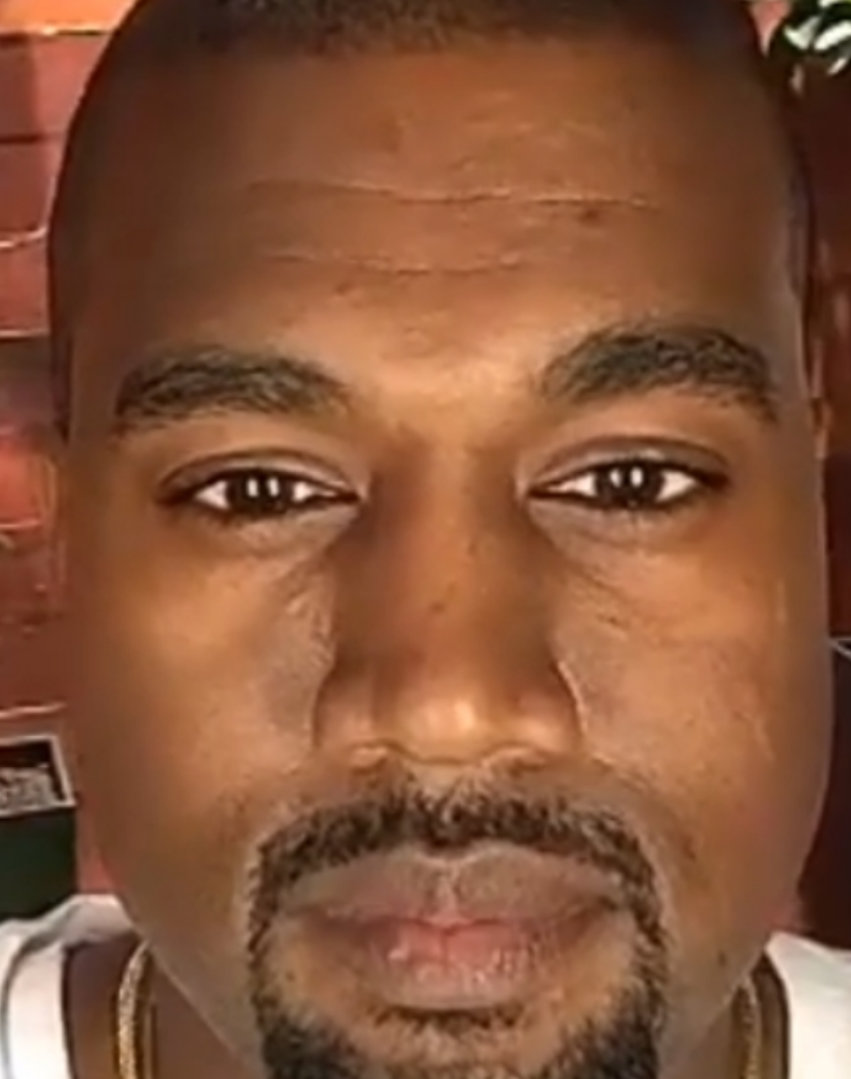
#> input picture Rostros/Rostro 02.png, 851 x 1079 px, found by its file name
$ python Codigo.py
#> lines starting #> are read from the running program, lines starting #| are printed output that depends on the picture; after the words box and inside, x2 and y2 are one past the last pixel; in counts of white or black regions, pixels touching at a corner belong together
import os
import sys
import urllib.request
import cv2

BASE = os.path.dirname(os.path.abspath(__file__))
RUTA_DE_IMAGEN = os.path.join(BASE, sys.argv[1] if len(sys.argv) > 1 else "rostro 02.png")

URL_YUNET = ("https://media.githubusercontent.com/media/opencv/opencv_zoo/main/"
             "models/face_detection_yunet/face_detection_yunet_2023mar.onnx")
RUTA_YUNET = os.path.join(BASE, "face_detection_yunet_2023mar.onnx")


def detectar_rostros(gray):
    """Devuelve la lista de (x, y, w, h)"""
    if hasattr(cv2, "CascadeClassifier"):
        cascada = os.path.join(
            cv2.data.haarcascades,
            "haarcascade_frontalface_default.xml"
        )
        clasificador = cv2.CascadeClassifier(cascada)

        if not clasificador.empty():
            return [(x, y, w, h)
                    for (x, y, w, h) in clasificador.detectMultiScale(
                        gray, 1.3, 5
                    )]

        print("Aviso: no se encontro la cascada de Haar, se usara YuNet.")

    if not os.path.exists(RUTA_YUNET):
        print("Descargando el modelo YuNet (solo si es descargado por primera vez)...")
        urllib.request.urlretrieve(URL_YUNET, RUTA_YUNET)

    detector = cv2.FaceDetectorYN.create(
        RUTA_YUNET, "",
        (gray.shape[1], gray.shape[0]),
        (0.6, 0.3, 5000)
    )

    faces = detector.detect(gray)[1]

    if faces is None:
        return []

    return [(int(f[0]), int(f[1]), int(f[2]), int(f[3])) for f in faces]


img = cv2.imread(RUTA_DE_IMAGEN)
#> img is the input picture: shape (1079, 851, 3); mean B, G, R 57.7, 84.5, 133.4

if img is None:
    print(f"Error: no se pudo cargar la imagen '{RUTA_DE_IMAGEN}'.")
else:
    gray = cv2.cvtColor(img, cv2.COLOR_BGR2GRAY)
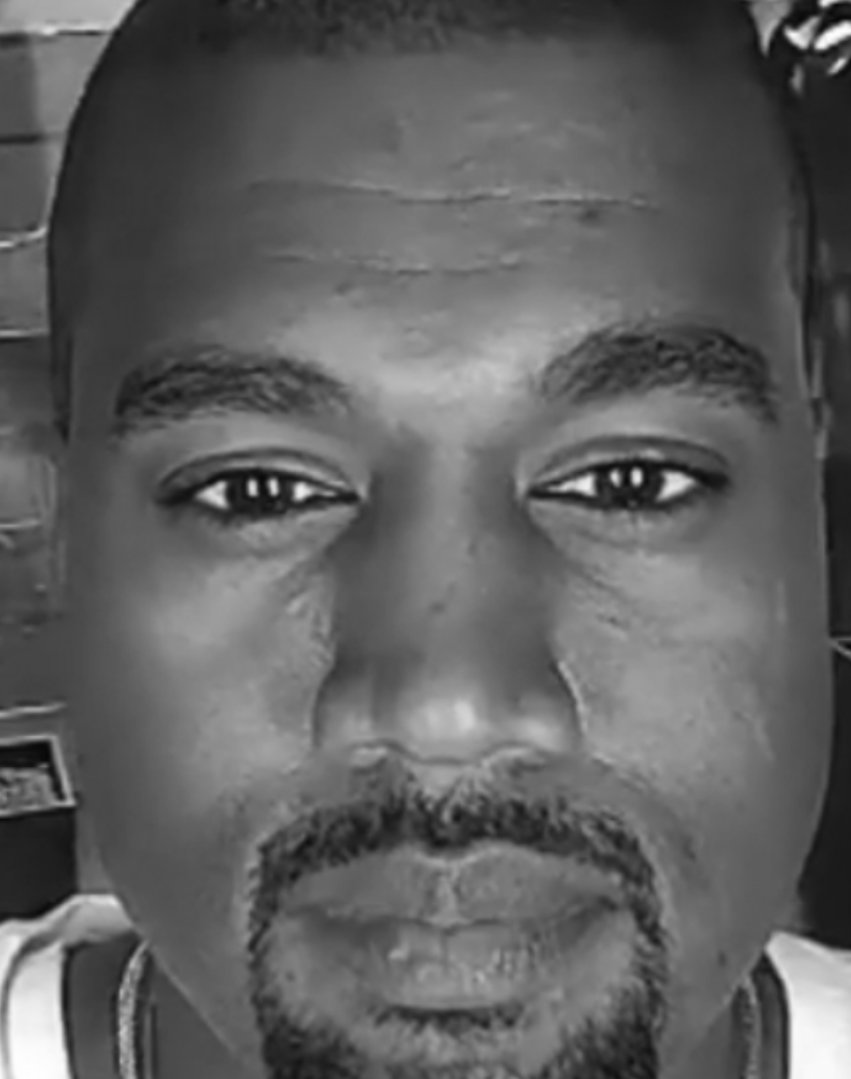
#> gray: shape (1079, 851); min 7, max 255, mean 96.1
    rostros = detectar_rostros(gray)
#> rostros = [(285, 594, 55, 55)]

    for (x, y, w, h) in rostros:
        cv2.rectangle(img, (x, y), (x + w, y + h), (255, 0, 0), 2)
#> this loop made 1 pass
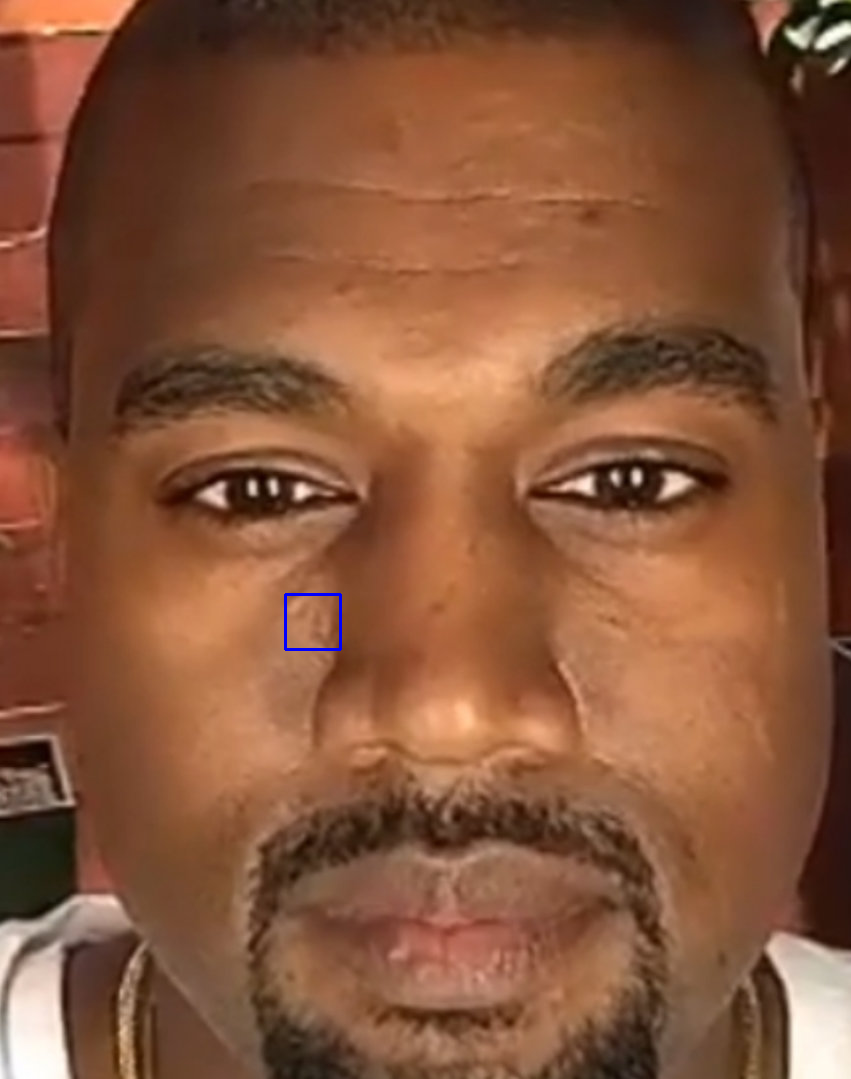
#> img: shape (1079, 851, 3); 0.07% of pixels changed, all inside (x1, y1, x2, y2) = (284, 593, 342, 651)

    print(f"Rostros detectados: {len(rostros)}")
#| Rostros detectados: 1

    cv2.imshow("Deteccion de rostros", img)
    cv2.waitKey(0)
    cv2.destroyAllWindows()

$ run again, with Rostros/Rostro 01.png copied over Rostros/Rostro 02.png
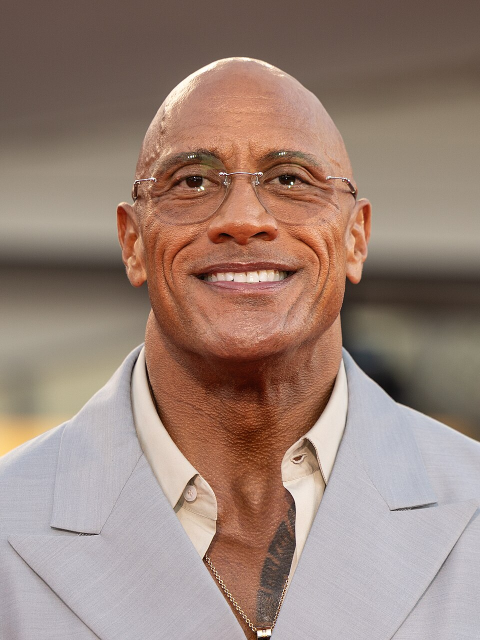
#> input picture Rostros/Rostro 01.png, 960 x 1280 px, found by its file name (shown at 1/2 size)
#> img is the input picture: shape (1280, 960, 3); mean B, G, R 120.3, 131.4, 154.8
#> `gray = cv2.cvtColor(img, cv2.COLOR_BGR2GRAY)`:
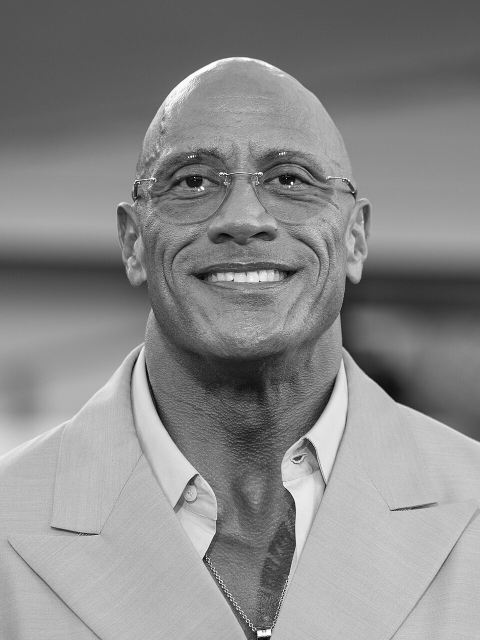
#> gray: shape (1280, 960) (shown at 1/2 size); min 1, max 255, mean 137.2
#> rostros = [(228, 155, 509, 509)]
#> the loop `for (x, y, w, h) in rostros:` made 1 pass
#> after the loop `for (x, y, w, h) in rostros:`:
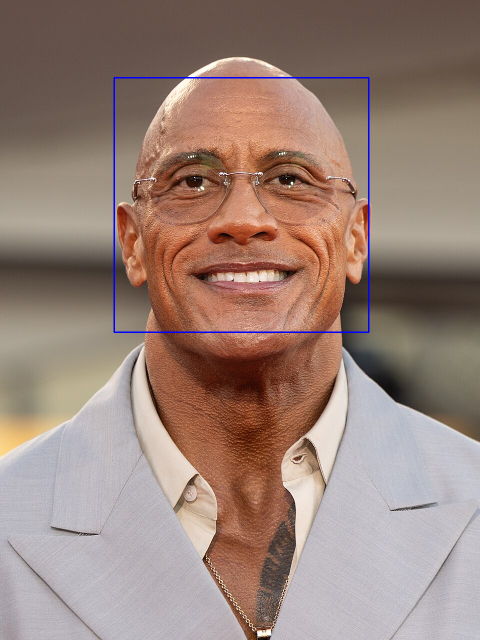
#> img: shape (1280, 960, 3) (shown at 1/2 size); 0.5% of pixels changed, all inside (x1, y1, x2, y2) = (227, 154, 739, 666)
#| Rostros detectados: 1

$ run again, with Rostros/Rostro 03.png copied over Rostros/Rostro 02.png
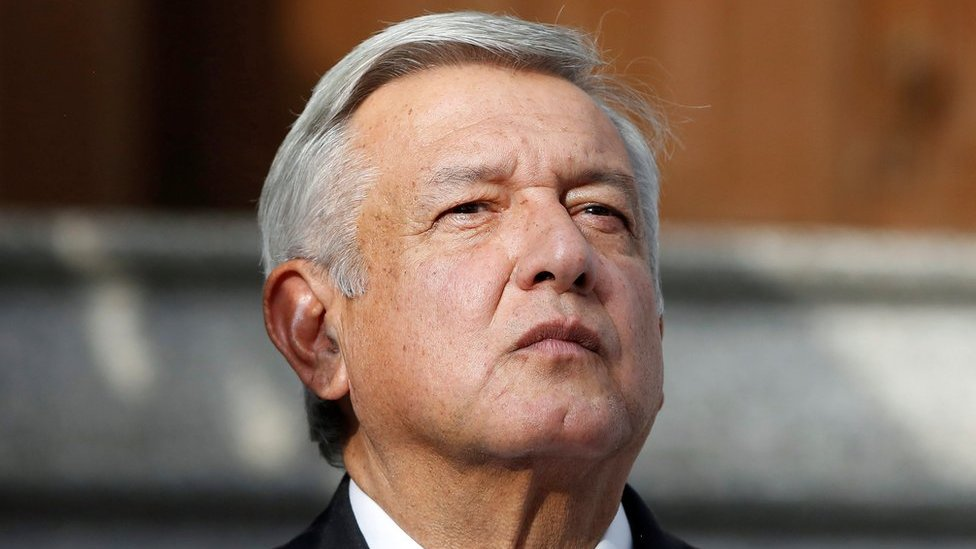
#> input picture Rostros/Rostro 03.png, 976 x 549 px, found by its file name
#> img is the input picture: shape (549, 976, 3); mean B, G, R 87.6, 101.5, 123.8
#> `gray = cv2.cvtColor(img, cv2.COLOR_BGR2GRAY)`:
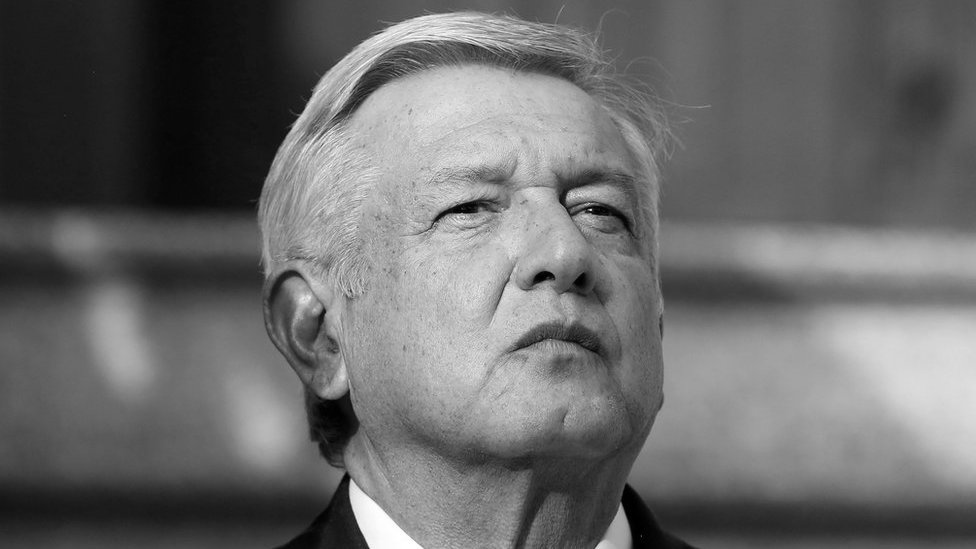
#> gray: shape (549, 976); min 0, max 255, mean 106.6
#> rostros = [(375, 77, 331, 331)]
#> the loop `for (x, y, w, h) in rostros:` made 1 pass
#> after the loop `for (x, y, w, h) in rostros:`:
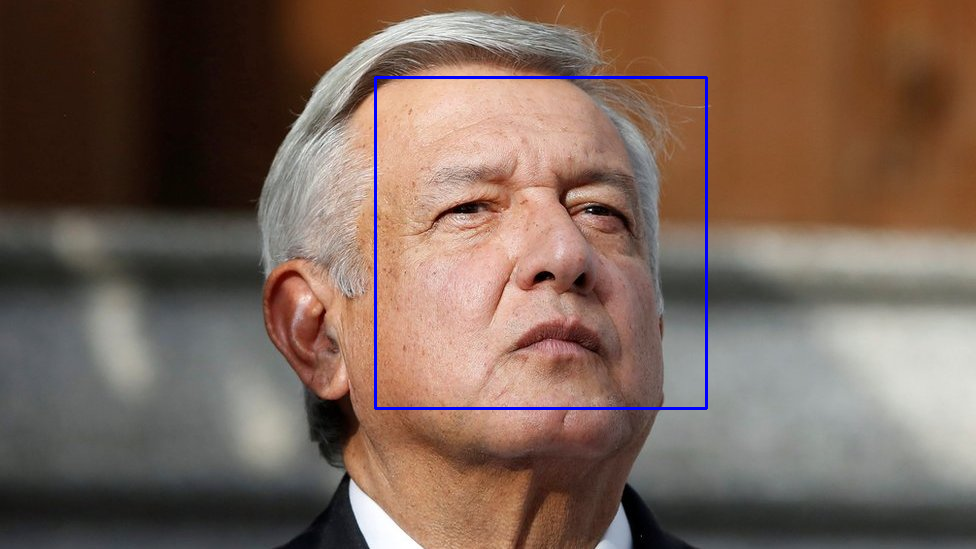
#> img: shape (549, 976, 3); 0.74% of pixels changed, all inside (x1, y1, x2, y2) = (374, 76, 708, 410)
#| Rostros detectados: 1
